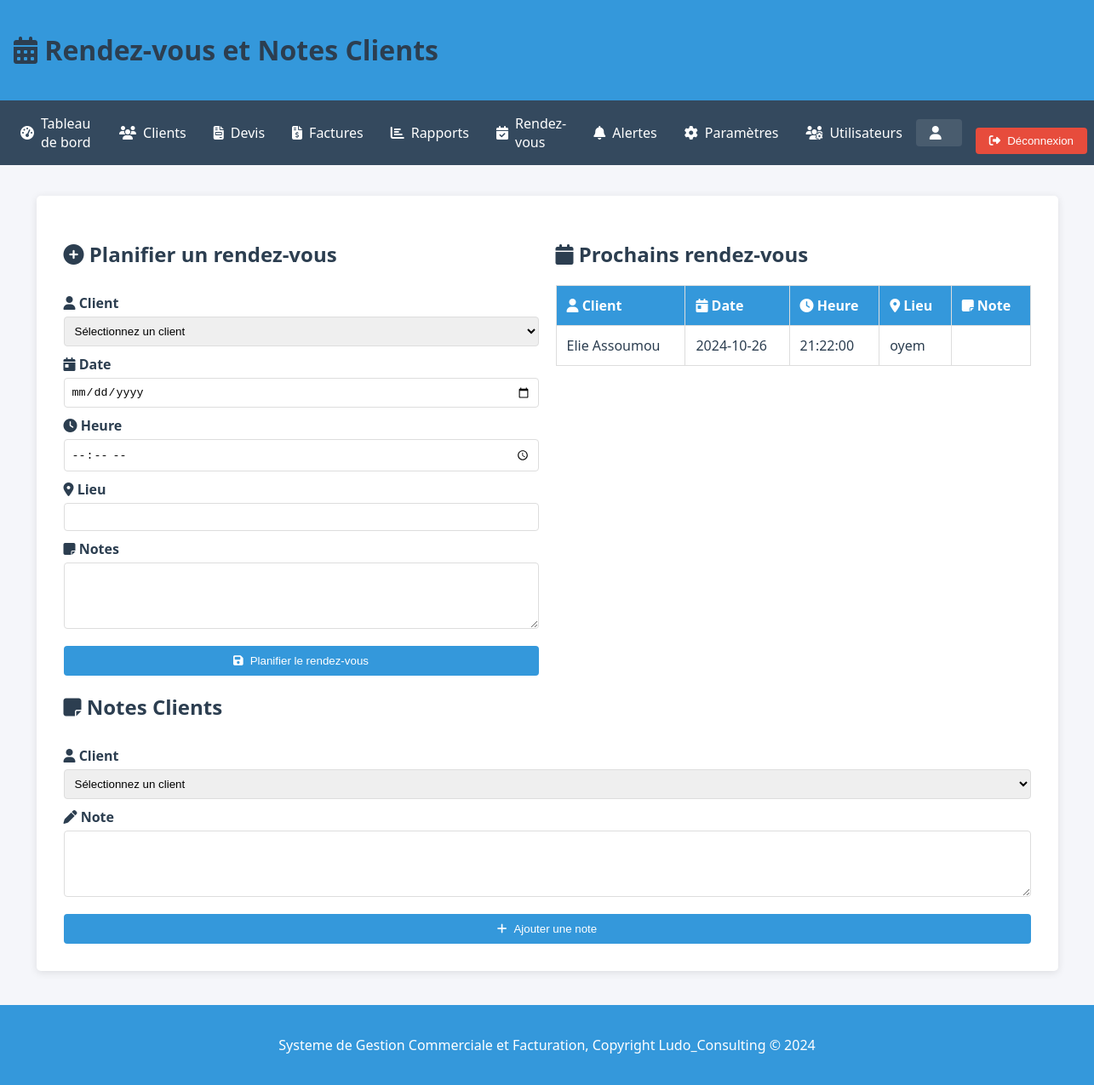
Screenshot of /Rendez_vous.php with the database file from the repository.
### tables this page shows
CREATE TABLE IF NOT EXISTS `rendez_vous` (
  `id` int NOT NULL AUTO_INCREMENT,
  `client_id` int DEFAULT NULL,
  `notes` text,
  `date` date NOT NULL,
  `time` time NOT NULL,
  `location` varchar(255) NOT NULL,
  PRIMARY KEY (`id`),
  KEY `client_id` (`client_id`)
);

CREATE TABLE IF NOT EXISTS `clients` (
  `id` int NOT NULL AUTO_INCREMENT,
  `nom` varchar(100) NOT NULL,
  `email` varchar(100) NOT NULL,
  `telephone` varchar(20) NOT NULL,
  `adresse` text NOT NULL,
  `entreprise` varchar(100) DEFAULT NULL,
  `created_at` timestamp NULL DEFAULT CURRENT_TIMESTAMP,
  `updated_at` timestamp NULL DEFAULT CURRENT_TIMESTAMP ON UPDATE CURRENT_TIMESTAMP,
  PRIMARY KEY (`id`)
);

### Rendez_vous.php (the view, shortened to what this page needs)
<?php
$servername = "localhost";
$username = "root";
$password = "";
$dbname = "facturations";
$conn = new mysqli($servername, $username, $password, $dbname);
$appointments = [];
$sql = "SELECT rv.*, c.nom AS client_name FROM rendez_vous rv JOIN clients c ON rv.client_id = c.id";
$result = $conn->query($sql);
if ($result->num_rows > 0) {
    while ($row = $result->fetch_assoc()) {
        $appointments[] = $row;
    }
}
?>
<!DOCTYPE html>
<html lang="fr">
<head>
    <link rel="stylesheet" href="./asset/rdv.css">
    <link rel="stylesheet" href="https://cdnjs.cloudflare.com/ajax/libs/font-awesome/6.4.0/css/all.min.css">
</head>
<body>
    <header>
        <h1><i class="fas fa-calendar-alt"></i> Rendez-vous et Notes Clients</h1>
    </header>
    <?php
  include 'composant/nav.php';
  ?>
    <div class="container">
        <div class="content">
            <div class="grid">
                <div>
                    <h2><i class="fas fa-plus-circle"></i> Planifier un rendez-vous</h2>
                    <form id="appointmentForm" method="POST" action="./Rendez_vous.php">
                        <label for="client"><i class="fas fa-user"></i> Client</label>
                        <select id="client" name="client" required>
                            <option value="">Sélectionnez un client</option>
                        </select>
                        <label for="date"><i class="fas fa-calendar-day"></i> Date</label>
                        <input type="date" id="date" name="date" required>
                        <label for="time"><i class="fas fa-clock"></i> Heure</label>
                        <input type="time" id="time" name="time" required>
                        <label for="location"><i class="fas fa-map-marker-alt"></i> Lieu</label>
                        <input type="text" id="location" name="location" required>
                        <label for="notes"><i class="fas fa-sticky-note"></i> Notes</label>
                        <textarea id="notes" name="notes" rows="4"></textarea>
                        <button type="submit"><i class="fas fa-save"></i> Planifier le rendez-vous</button>
                    </form>
                </div>
                <div>
                    <h2><i class="fas fa-calendar"></i> Prochains rendez-vous</h2>
                    <table id="appointmentsTable">
                        <thead>
                            <tr>
                                <th><i class="fas fa-user"></i> Client</th>
                                <th><i class="fas fa-calendar-day"></i> Date</th>
                                <th><i class="fas fa-clock"></i> Heure</th>
                                <th><i class="fas fa-map-marker-alt"></i> Lieu</th>
                                <th><i class="fas fa-sticky-note"></i> Note</th>
                            </tr>
                        </thead>
                        <tbody id="appointmentsBody">
                            <?php foreach ($appointments as $appointment): ?>
                                <tr>
                                    <td><?php echo htmlspecialchars($appointment['client_name']); ?></td>
                                    <td><?php echo htmlspecialchars($appointment['date']); ?></td>
                                    <td><?php echo htmlspecialchars($appointment['time']); ?></td>
                                    <td><?php echo htmlspecialchars($appointment['location']); ?></td>
                                    <td><?php echo htmlspecialchars($appointment['note'] ?? ''); ?></td>
                                </tr>
                            <?php endforeach; ?>
                        </tbody>
                    </table>
                </div>
            </div>
            <div>
                <h2><i class="fas fa-sticky-note"></i> Notes Clients</h2>
                <form id="notesForm" method="POST" action="./Rendez_vous.php">
                    <label for="clientNotes"><i class="fas fa-user"></i> Client</label>
                    <select id="clientNotes" name="clientNotes" required>
                        <option value="">Sélectionnez un client</option>
                    </select>
                    <label for="noteContent"><i class="fas fa-pen"></i> Note</label>
                    <textarea id="noteContent" name="noteContent" rows="4" required></textarea>
                    <button type="submit"><i class="fas fa-plus"></i> Ajouter une note</button>
                </form>
            </div>
        </div>
    </div>
    <footer>
        <p>Systeme de Gestion Commerciale et Facturation, Copyright Ludo_Consulting &copy; 2024</p>
    </footer>
</body>
</html>

### asset/rdv.css (style rules this page uses)
:root { --primary-color: #3498db; --secondary-color: #2c3e50; --success-color: #2ecc71; --warning-color: #f39c12; --danger-color: #e74c3c; --light-gray: #f5f6fa; --dark-gray: #34495e; }
body { font-family: 'Segoe UI', Tahoma, Geneva, Verdana, sans-serif; margin: 0; padding: 0; background-color: var(--light-gray); color: var(--secondary-color); }
.container { max-width: 1200px; margin: 0 auto; padding: 20px; }
header { background-color: var(--primary-color); color: white; padding: 1rem; box-shadow: 0 2px 5px rgba(0,0,0,0.1); }
.content { background-color: white; padding: 2rem; margin-top: 1rem; border-radius: 5px; box-shadow: 0 2px 10px rgba(0,0,0,0.1); }
h1, h2, h3 { color: var(--secondary-color); }
.grid { display: grid; grid-template-columns: 1fr 1fr; gap: 20px; }
form { display: flex; flex-direction: column; }
label { margin-top: 10px; font-weight: bold; }
input, select, textarea { margin-top: 5px; padding: 8px; border: 1px solid #ddd; border-radius: 4px; }
button { margin-top: 20px; padding: 10px; background-color: var(--primary-color); color: white; border: none; border-radius: 4px; cursor: pointer; transition: background-color 0.3s; display: flex; align-items: center; justify-content: center; }
button i { margin-right: 0.5rem; }
table { width: 100%; border-collapse: collapse; margin-top: 20px; }
th, td { border: 1px solid #ddd; padding: 12px; text-align: left; }
th { background-color: var(--primary-color); color: white; }

### Rendez_vous.php (style rules this page uses)
footer { padding: 20px; margin-top: 20px; color: #ffffff; background-color: #3498db; text-align: center; }

### rows the page displays
rendez_vous: client.nom "Elie Assoumou", date "2024-10-26", time "21:22:00", location "oyem"
